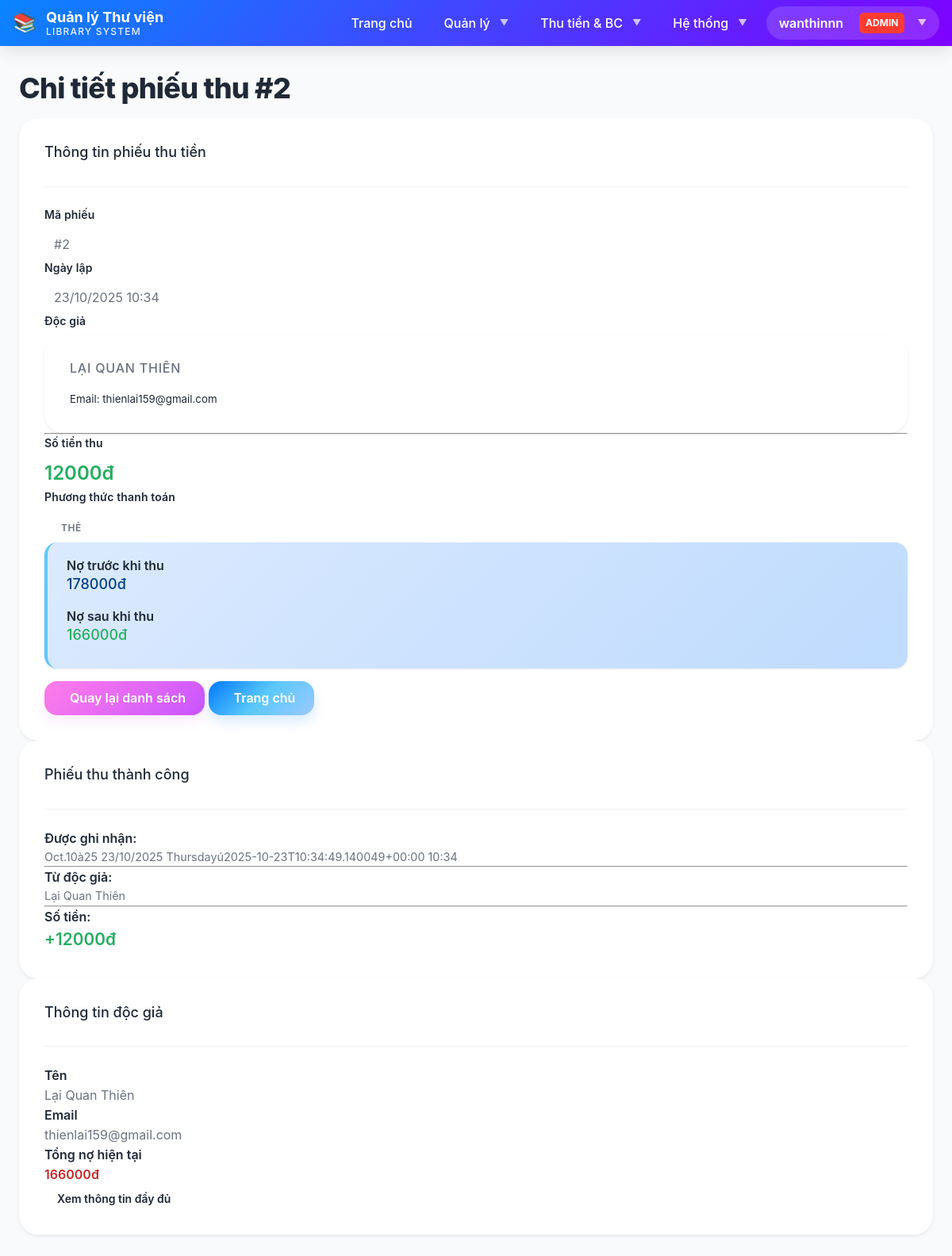
Screenshot of /receipt/2/ (signed in) with the database file from the repository.
### LibraryApp/models.py (models this page shows, shortened)
class Receipt(models.Model):
    reader = models.ForeignKey(
        Reader,
        on_delete=models.PROTECT,
        related_name='payment_receipts',
        verbose_name='Độc giả'
    )
    collected_amount = models.IntegerField(
        validators=[MinValueValidator(0)],
        verbose_name='Số tiền thu'
    )
    created_date = models.DateTimeField(
        default=timezone.now,
        verbose_name='Ngày lập phiếu'
    )
    payment_method = models.CharField(
        max_length=50,
        default='Tiền mặt',
        verbose_name='Phương thức thanh toán'
    )
    notes = models.TextField(
        blank=True,
        verbose_name='Ghi chú'
    )
    created_at = models.DateTimeField(auto_now_add=True, verbose_name='Ngày tạo')
    updated_at = models.DateTimeField(auto_now=True, verbose_name='Ngày cập nhật')
    class Meta:
        db_table = 'receipt'
        verbose_name = 'Phiếu thu'
        verbose_name_plural = 'Phiếu thu'
        ordering = ['-created_date']
        indexes = [
            models.Index(fields=['reader']),
            models.Index(fields=['-created_date']),
        ]

class Reader(models.Model):
    reader_name = models.CharField(
        max_length=255,
        verbose_name='Tên độc giả'
    )
    reader_type = models.ForeignKey(
        ReaderType,
        on_delete=models.PROTECT,
        verbose_name='Loại độc giả',
        related_name='readers'
    )
    date_of_birth = models.DateField(
        verbose_name='Ngày sinh'
    )
    address = models.TextField(
        verbose_name='Địa chỉ'
    )
    email = models.EmailField(
        verbose_name='Email',
        unique=True
    )
    phone_number = models.CharField(
        max_length=15,
        verbose_name='Số điện thoại',
        blank=True,
        null=True
    )
    card_creation_date = models.DateTimeField(
        verbose_name='Ngày lập thẻ',
        default=timezone.now
    )
    expiration_date = models.DateTimeField(
        verbose_name='Ngày hết hạn thẻ'
    )
    total_debt = models.PositiveIntegerField(
        verbose_name='Tổng nợ (VNĐ)',
        default=0,
        validators=[MinValueValidator(0)]
    )
    is_active = models.BooleanField(
        verbose_name='Đang hoạt động',
        default=True
    )
    created_at = models.DateTimeField(auto_now_add=True)
    updated_at = models.DateTimeField(auto_now=True)
    class Meta:
        db_table = 'reader'
        verbose_name = 'Độc giả'
        verbose_name_plural = 'Độc giả'
        ordering = ['-card_creation_date']
        indexes = [
            models.Index(fields=['email']),
            models.Index(fields=['reader_type']),
            models.Index(fields=['is_active']),
        ]

### LibraryApp/views.py (the view)
# urls.py: path('receipt/<int:receipt_id>/', views.receipt_detail_view, name='receipt_detail'),
@staff_required
def receipt_detail_view(request, receipt_id):
    receipt = get_object_or_404(Receipt, id=receipt_id)
    context = {
        'receipt': receipt,
        'page_title': f'Chi tiết phiếu thu #{receipt.id}'
    }
    return render(request, 'LibraryApp/receipts/receipt_detail.html', context)

### templates/LibraryApp/receipts/receipt_detail.html (shortened to what this page needs)
{% extends 'base.html' %}
{% block content %}
<div class="container-fluid mt-5">
    <div class="row mb-4">
        <div class="col-md-12">
            <h1 class="mb-3">
                 {{ page_title }}
            </h1>
        </div>
    </div>
    <div class="row">
        <div class="col-md-8">
            <div class="card">
                <div class="card-header bg-primary text-white">
                    <h5 class="mb-0">Thông tin phiếu thu tiền</h5>
                </div>
                <div class="card-body">
                    <div class="row mb-3">
                        <div class="col-md-6">
                            <label class="form-label"><strong>Mã phiếu</strong></label>
                            <p class="form-control-static">#{{ receipt.id }}</p>
                        </div>
                        <div class="col-md-6">
                            <label class="form-label"><strong>Ngày lập</strong></label>
                            <p class="form-control-static">{{ receipt.created_date|date:"d/m/Y H:i" }}</p>
                        </div>
                    </div>
                    <div class="row mb-3">
                        <div class="col-md-12">
                            <label class="form-label"><strong>Độc giả</strong></label>
                            <div class="card bg-light">
                                <div class="card-body">
                                    <h6 class="mb-1">
                                        <a href="{% url 'reader_detail' receipt.reader.id %}" class="text-decoration-none">
                                            {{ receipt.reader.reader_name }}
                                        </a>
                                    </h6>
                                    <small class="text-muted">Email: {{ receipt.reader.email }}</small>
                                </div>
                            </div>
                        </div>
                    </div>
                    <hr>
                    <div class="row mb-3">
                        <div class="col-md-6">
                            <label class="form-label"><strong>Số tiền thu</strong></label>
                            <p style="font-size: 1.5em; color: #27ae60; font-weight: 600;">
                                {{ receipt.collected_amount|floatformat:0 }}đ
                            </p>
                        </div>
                        <div class="col-md-6">
                            <label class="form-label"><strong>Phương thức thanh toán</strong></label>
                            <p class="form-control-static">
                                <span class="badge bg-info">{{ receipt.payment_method }}</span>
                            </p>
                        </div>
                    </div>
                    <div class="alert alert-info">
                        <div class="row">
                            <div class="col-md-6">
                                <strong>Nợ trước khi thu</strong>
                                <h5 style="color: #004085;">
                                    {{ receipt.reader.total_debt|add:receipt.collected_amount|floatformat:0 }}đ
                                </h5>
                            </div>
                            <div class="col-md-6">
                                <strong>Nợ sau khi thu</strong>
                                <h5 style="color: #27ae60;">
                                    {{ receipt.reader.total_debt|floatformat:0 }}đ
                                </h5>
                            </div>
                        </div>
                    </div>
                    <div class="mt-4">
                        <a href="{% url 'receipt_list' %}" class="btn btn-secondary">
                             Quay lại danh sách
                        </a>
                        <a href="{% url 'home' %}" class="btn btn-primary">
                             Trang chủ
                        </a>
                    </div>
                </div>
            </div>
        </div>
        <div class="col-md-4">
            <div class="card mb-3">
                <div class="card-header bg-success text-white">
                    <h5 class="mb-0">
                         Phiếu thu thành công
                    </h5>
                </div>
                <div class="card-body">
                    <div class="mb-3">
                        <strong class="d-block mb-2">Được ghi nhận:</strong>
                        <p class="text-muted" style="font-size: 0.9em;">
                            {{ receipt.created_date|date:"Ngày d/m/Y lúc H:i" }}
                        </p>
                    </div>
                    <hr>
                    <div class="mb-3">
                        <strong class="d-block mb-2">Từ độc giả:</strong>
                        <p class="text-muted" style="font-size: 0.9em;">
                            {{ receipt.reader.reader_name }}
                        </p>
                    </div>
                    <hr>
                    <div>
                        <strong class="d-block mb-2">Số tiền:</strong>
                        <p style="font-size: 1.3em; color: #27ae60; font-weight: 600; margin-bottom: 0;">
                            +{{ receipt.collected_amount|floatformat:0 }}đ
                        </p>
                    </div>
                </div>
            </div>
            <div class="card">
                <div class="card-header bg-info text-white">
                    <h5 class="mb-0">
                         Thông tin độc giả
                    </h5>
                </div>
                <div class="card-body">
                    <div class="mb-3">
                        <strong>Tên</strong>
                        <p class="text-muted">{{ receipt.reader.reader_name }}</p>
                    </div>
                    <div class="mb-3">
                        <strong>Email</strong>
                        <p class="text-muted">{{ receipt.reader.email }}</p>
                    </div>
                    <div class="mb-3">
                        <strong>Tổng nợ hiện tại</strong>
                        <p style="color: {% if receipt.reader.total_debt == 0 %}#27ae60{% else %}#c62828{% endif %}; font-weight: 600;">
                            {{ receipt.reader.total_debt|floatformat:0 }}đ
                        </p>
                    </div>
                    <div>
                        <a href="{% url 'reader_detail' receipt.reader.id %}" class="btn btn-info btn-sm w-100">
                             Xem thông tin đầy đủ
                        </a>
                    </div>
                </div>
            </div>
        </div>
    </div>
</div>
{% endblock %}

### templates/base.html (shortened to what this page needs)
{% load static %}
<!DOCTYPE html>
<html lang="vi">
<head>
    <link rel="stylesheet" href="{% static 'css/main.css' %}">
</head>
<body class="page-wrapper">
    <nav class="navbar">
        <div class="navbar-container">
            <a class="navbar-brand" href="{% url 'home' %}">
                <span class="navbar-logo">📚</span>
                <div class="navbar-title">
                    <span class="navbar-title-main">Quản lý Thư viện</span>
                    <span class="navbar-title-sub">Library System</span>
                </div>
            </a>
            <ul class="navbar-nav" id="navMenu">
                <li class="nav-item">
                    <a class="nav-link" href="{% url 'home' %}">Trang chủ</a>
                </li>
                {% if user.is_authenticated %}
                    <li class="nav-item dropdown">
                        <a class="nav-link dropdown-toggle" href="#">Quản lý</a>
                    </li>
                    <li class="nav-item dropdown">
                        <a class="nav-link dropdown-toggle" href="#">Thu tiền & BC</a>
                    </li>
                    {% if user.is_superuser %}
                    <li class="nav-item dropdown">
                        <a class="nav-link dropdown-toggle" href="#">Hệ thống</a>
                    </li>
                    {% endif %}
                    <li class="nav-item dropdown">
                        <a class="navbar-user dropdown-toggle" href="#">
                            {{ user.username }}
                            {% if user.is_superuser %}
                                <span class="user-badge">Admin</span>
                            {% elif user.is_staff %}
                                <span class="user-badge" style="background: var(--color-info);">Staff</span>
                            {% endif %}
                        </a>
                    </li>
                {% endif %}
            </ul>
        </div>
    </nav>
    <div class="page-content">
        <div class="container">
            {% block content %}
            {% endblock %}
        </div>
    </div>
</body>
</html>

### static/css/main.css (style rules this page uses)
.page-wrapper { min-height: 100vh; display: flex; flex-direction: column; background: var(--color-bg-secondary); }
.page-content { flex: 1; padding: var(--space-8) 0; }

### static/css/variables.css (style rules this page uses)
:root { --color-blue-primary: #007aff; --color-blue-light: #5ac8fa; --color-blue-lighter: #9bc9ff; --color-blue-dark: #0051d5; --color-blue-darker: #003d99; --color-pink-primary: #ff7de9; --color-pink-light: #ffb3f0; --color-pink-lighter: #ffd9f7; --color-pink-dark: #e655d0; --color-purple-primary: #c855ff; --color-purple-light: #e0a8ff; --color-purple-dark: #7f00ff; --color-purple-darker: #5a00b3; --gradient-blue: linear-gradient(135deg, #007aff 0%, #5ac8fa 50%, #9bc9ff 100%); --gradient-pink-purple: linear-gradient(135deg, #ff7de9 0%, #c855ff 100%); --gradient-blue-purple: linear-gradient(135deg, #0a84ff 0%, #7f00ff 100%); --gradient-ocean: linear-gradient(135deg, #007aff 0%, #5ac8fa 100%); --gradient-sunset: linear-gradient(135deg, #ff7de9 0%, #ffa07a 100%); --gradient-midnight: linear-gradient(135deg, #1e3a8a 0%, #312e81 100%); --gradient-overlay-light: linear-gradient(135deg, rgba(0, 122, 255, 0.05) 0%, rgba(90, 200, 250, 0.05) 100%); --gradient-overlay-medium: linear-gradient(135deg, rgba(0, 122, 255, 0.1) 0%, rgba(90, 200, 250, 0.1) 100%); --color-white: #ffffff; --color-gray-50: #f9fafb; --color-gray-100: #f3f4f6; --color-gray-200: #e5e7eb; --color-gray-300: #d1d5db; --color-gray-400: #9ca3af; --color-gray-500: #6b7280; --color-gray-600: #4b5563; --color-gray-700: #374151; --color-gray-800: #1f2937; --color-gray-900: #111827; --color-success: #34c759; --color-success-light: #8ee6a3; --color-warning: #ff9500; --color-warning-light: #ffb84d; --color-danger: #ff3b30; --color-danger-light: #ff8a80; --color-info: #5ac8fa; --color-text-primary: #1f2937; --color-text-secondary: #6b7280; --color-text-tertiary: #9ca3af; --color-text-inverse: #ffffff; --color-bg-primary: #ffffff; --color-bg-secondary: #f9fafb; --color-bg-tertiary: #f3f4f6; --font-primary: -apple-system, BlinkMacSystemFont, "SF Pro Display", "Segoe UI", "Inter", "Manrope", system-ui, sans-serif; --font-mono: "SF Mono", "Consolas", "Monaco", monospace; --font-size-xs: 0.75rem; --font-size-sm: 0.875rem; --font-size-base: 1rem; --font-size-lg: 1.125rem; --font-size-xl: 1.25rem; --font-size-2xl: 1.5rem; --font-size-3xl: 1.875rem; --font-size-4xl: 2.25rem; --font-size-5xl: 3rem; --font-weight-light: 300; --font-weight-normal: 400; --font-weight-medium: 500; --font-weight-semibold: 600; --font-weight-bold: 700; --font-weight-extrabold: 800; --line-height-tight: 1.2; --line-height-snug: 1.375; --line-height-normal: 1.5; --line-height-relaxed: 1.625; --line-height-loose: 2; --space-1: 0.25rem; --space-2: 0.5rem; --space-3: 0.75rem; --space-4: 1rem; --space-5: 1.25rem; --space-6: 1.5rem; --space-8: 2rem; --space-10: 2.5rem; --space-12: 3rem; --space-16: 4rem; --space-20: 5rem; --space-24: 6rem; --radius-sm: 0.375rem; --radius-md: 0.5rem; --radius-lg: 0.75rem; --radius-xl: 1rem; --radius-2xl: 1.25rem; --radius-3xl: 1.5rem; --radius-full: 9999px; --shadow-xs: 0 1px 2px rgba(0, 0, 0, 0.04); --shadow-sm: 0 1px 3px rgba(0, 0, 0, 0.06), 0 1px 2px rgba(0, 0, 0, 0.04); --shadow-md: 0 4px 6px rgba(0, 0, 0, 0.05), 0 2px 4px rgba(0, 0, 0, 0.03); --shadow-lg: 0 10px 15px rgba(0, 0, 0, 0.08), 0 4px 6px rgba(0, 0, 0, 0.04); --shadow-xl: 0 20px 25px rgba(0, 0, 0, 0.1), 0 8px 10px rgba(0, 0, 0, 0.04); --shadow-2xl: 0 25px 50px rgba(0, 0, 0, 0.15); --shadow-blue: 0 8px 16px rgba(0, 122, 255, 0.15); --shadow-pink: 0 8px 16px rgba(255, 125, 233, 0.15); --shadow-purple: 0 8px 16px rgba(200, 85, 255, 0.15); --transition-fast: 150ms cubic-bezier(0.4, 0, 0.2, 1); --transition-base: 250ms cubic-bezier(0.4, 0, 0.2, 1); --transition-slow: 350ms cubic-bezier(0.4, 0, 0.2, 1); --transition-slowest: 500ms cubic-bezier(0.4, 0, 0.2, 1); --transition-bounce: 500ms cubic-bezier(0.68, -0.55, 0.265, 1.55); --z-base: 0; --z-dropdown: 1000; --z-sticky: 1020; --z-fixed: 1030; --z-modal-backdrop: 1040; --z-modal: 1050; --z-popover: 1060; --z-tooltip: 1070; --glass-blur: blur(20px); --glass-bg: rgba(255, 255, 255, 0.7); --glass-bg-dark: rgba(0, 0, 0, 0.5); --glass-border: rgba(255, 255, 255, 0.18); --breakpoint-sm: 640px; --breakpoint-md: 768px; --breakpoint-lg: 1024px; --breakpoint-xl: 1280px; --breakpoint-2xl: 1536px; }

### static/css/forms.css (style rules this page uses)
.form-label { display: block; font-size: var(--font-size-sm); font-weight: var(--font-weight-semibold); color: var(--color-text-primary); margin-bottom: var(--space-2); letter-spacing: 0.01em; }

### rows the page displays
Receipt: id "2", created_date "23/10/2025 10:34", reader.reader_name "LẠI QUAN THIÊN", reader.email "thienlai159@gmail.com", collected_amount "12000", payment_method "THẺ", reader.total_debt|add "178000", reader.total_debt "166000", created_date "Oct.10à25 23/10/2025 Thursdayú2025-10-23T10:34:49.140049+00:00 10:34", reader.reader_name "Lại Quan Thiên"

### other values shown
{{ user.username }} "wanthinnn"
{{ page_title }} "Chi tiết phiếu thu #2"
